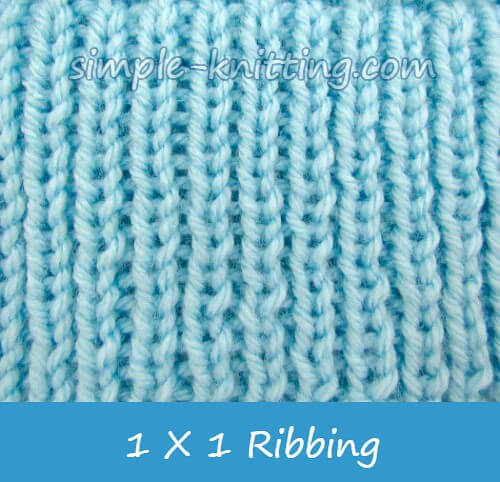
#> input picture data/knit/1X1RibStitch1.jpg, 500 x 482 px; its folder holds 4 pictures in this run
$ python OpenCV.py   (older library calls are emulated)
#> lines starting #> are read from the running program, lines starting #| are printed output that depends on the picture
# See PyCharm help at https://www.jetbrains.com/help/pycharm/
import cv2
import numpy as np
import matplotlib.pyplot as plt
from sklearn.model_selection import train_test_split
from sklearn.svm import LinearSVC
from sklearn.metrics import classification_report, confusion_matrix
import glob, os

# --- Load sample images ---
# Folder structure:
# data/
#   knit/
#       knit1.jpg, knit2.jpg, ...
#   purl/
#       purl1.jpg, purl2.jpg, ...

def load_images(folder):
#> called with folder = 'data'
    images, labels = [], []
    for label in ['knit', 'purl']:
        for path in glob.glob(os.path.join(folder, label,'*.jpg')):
            img = cv2.imread(path, cv2.IMREAD_GRAYSCALE)
#> img: shape (482, 500); min 38, max 255, mean 164.2
            img = cv2.resize(img, (128, 128))
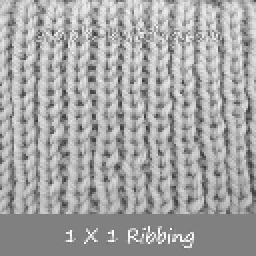
#> img: shape (128, 128) (shown 2 times larger); min 53, max 255, mean 164.1
            images.append(img)
            labels.append(label)
    return np.array(images), np.array(labels)

X, y = load_images('data')

# --- Extract texture features (using Local Binary Patterns) ---
def lbp_features(img):
    radius = 1
    n_points = 8 * radius
    lbp = cv2.cvtColor(cv2.merge([img, img, img]), cv2.COLOR_BGR2GRAY)
    lbp = cv2.Laplacian(lbp, cv2.CV_64F)  # simple texture cue
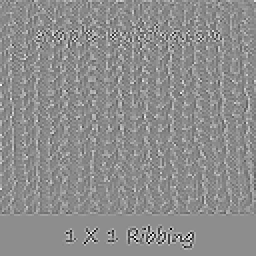
#> lbp: shape (128, 128) float64 (shown 2 times larger); min -499, max 402, mean 0.2; drawn with min black and max white
    hist = np.histogram(lbp.ravel(), bins=16, range=(0, 256))[0]
#> hist = [3287, 1094, 901, 705, 574, 461, 387, 278, 228, 184, 139, 99, 68, 47, 49, 28]
    return hist / np.sum(hist)

X_features = np.array([lbp_features(img) for img in X])
#> in lbp_features (call 2), `radius = 1`: radius = 1
#> in lbp_features (call 2), `n_points = 8 * radius`: n_points = 8
#> in lbp_features (call 2), `lbp = cv2.Laplacian(lbp, cv2.CV_64F)`:
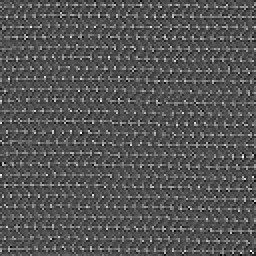
#> lbp: shape (128, 128) float64 (shown 2 times larger); min -182, max 360, mean -0.1; drawn with min black and max white
#> in lbp_features (call 2), `hist = np.histogram(lbp.ravel(), bins=16, range=(0, 256))[0]`: hist = [1602, 1152, 859, 617, 464, 356, 338, 248, 211, 180, 152, 106, 91, 66, 38, 27]
#> in lbp_features (call 3), `lbp = cv2.cvtColor(cv2.merge([img, img, img]), cv2.COLOR_BGR2GRAY)`:
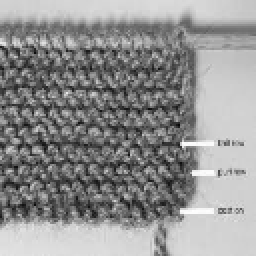
#> lbp: shape (128, 128) (shown 2 times larger); min 6, max 254, mean 145.3
#> in lbp_features (call 3), `lbp = cv2.Laplacian(lbp, cv2.CV_64F)`:
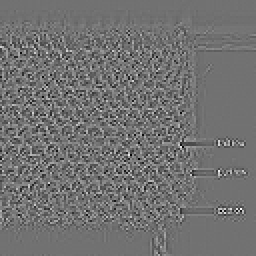
#> lbp: shape (128, 128) float64 (shown 2 times larger); min -321, max 398, mean 0; drawn with min black and max white
#> in lbp_features (call 3), `hist = np.histogram(lbp.ravel(), bins=16, range=(0, 256))[0]`: hist = [3826, 1008, 811, 730, 560, 437, 354, 238, 177, 144, 98, 65, 38, 29, 17, 12]
#> in lbp_features (call 4), `lbp = cv2.cvtColor(cv2.merge([img, img, img]), cv2.COLOR_BGR2GRAY)`:
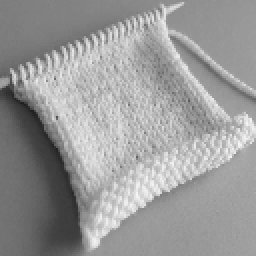
#> lbp: shape (128, 128) (shown 2 times larger); min 32, max 244, mean 153.9
#> in lbp_features (call 4), `lbp = cv2.Laplacian(lbp, cv2.CV_64F)`:
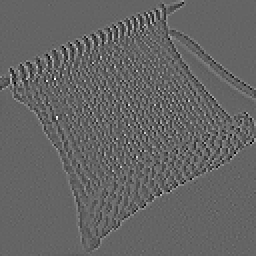
#> lbp: shape (128, 128) float64 (shown 2 times larger); min -209, max 321, mean 0; drawn with min black and max white
#> in lbp_features (call 4), `hist = np.histogram(lbp.ravel(), bins=16, range=(0, 256))[0]`: hist = [5368, 1105, 783, 535, 337, 221, 125, 71, 39, 26, 13, 11, 12, 2, 1, 1]

# --- Train a simple SVM ---
X_train, X_test, y_train, y_test = train_test_split(X_features, y, test_size=0.2, random_state=42)
clf = LinearSVC()
#> (the run stopped early here; a loop or call above may not have finished)
